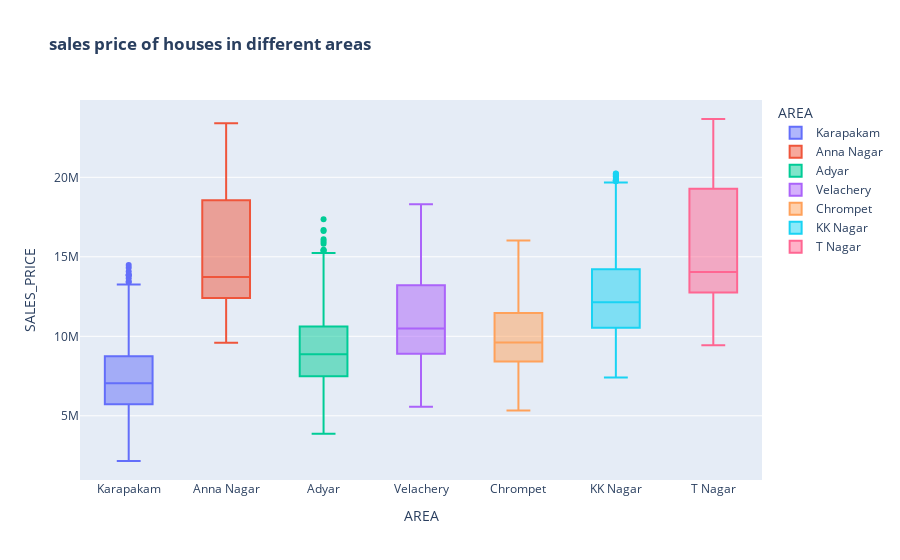

Notebook code cell kept with this figure:
### Markdown cell above
### how the sales prices of houses varies with different areas in channai

### Code cell
px.box(df,x='AREA',y='SALES_PRICE',color='AREA',title='<b> sales price of houses in different areas</b>')

### Figure 1 — Plotly figure (JSON) as saved in the notebook; plotly's stock layout.template omitted (floating-point values rounded to 4 significant figures; data arrays with more than 128 entries replaced by an {"elided": "..."} marker saying what was removed)
{"data": [{"alignmentgroup": "True", "hovertemplate": "AREA=%{x}<br>SALES_PRICE=%{y}<extra></extra>", "legendgroup": "Karapakam", "marker": {"color": "#636efa"}, "name": "Karapakam", "notched": false, "offsetgroup": "Karapakam", "orientation": "v", "showlegend": true, "type": "box", "x": {"elided": "1366 str values"}, "x0": " ", "xaxis": "x", "y": {"elided": "1366 int values"}, "y0": " ", "yaxis": "y"}, {"alignmentgroup": "True", "hovertemplate": "AREA=%{x}<br>SALES_PRICE=%{y}<extra></extra>", "legendgroup": "Anna Nagar", "marker": {"color": "#EF553B"}, "name": "Anna Nagar", "notched": false, "offsetgroup": "Anna Nagar", "orientation": "v", "showlegend": true, "type": "box", "x": {"elided": "788 str values"}, "x0": " ", "xaxis": "x", "y": {"elided": "788 int values"}, "y0": " ", "yaxis": "y"}, {"alignmentgroup": "True", "hovertemplate": "AREA=%{x}<br>SALES_PRICE=%{y}<extra></extra>", "legendgroup": "Adyar", "marker": {"color": "#00cc96"}, "name": "Adyar", "notched": false, "offsetgroup": "Adyar", "orientation": "v", "showlegend": true, "type": "box", "x": {"elided": "774 str values"}, "x0": " ", "xaxis": "x", "y": {"elided": "774 int values"}, "y0": " ", "yaxis": "y"}, {"alignmentgroup": "True", "hovertemplate": "AREA=%{x}<br>SALES_PRICE=%{y}<extra></extra>", "legendgroup": "Velachery", "marker": {"color": "#ab63fa"}, "name": "Velachery", "notched": false, "offsetgroup": "Velachery", "orientation": "v", "showlegend": true, "type": "box", "x": {"elided": "981 str values"}, "x0": " ", "xaxis": "x", "y": {"elided": "981 int values"}, "y0": " ", "yaxis": "y"}, {"alignmentgroup": "True", "hovertemplate": "AREA=%{x}<br>SALES_PRICE=%{y}<extra></extra>", "legendgroup": "Chrompet", "marker": {"color": "#FFA15A"}, "name": "Chrompet", "notched": false, "offsetgroup": "Chrompet", "orientation": "v", "showlegend": true, "type": "box", "x": {"elided": "1702 str values"}, "x0": " ", "xaxis": "x", "y": {"elided": "1702 int values"}, "y0": " ", "yaxis": "y"}, {"alignmentgroup": "True", "hovertemplate": "AREA=%{x}<br>SALES_PRICE=%{y}<extra></extra>", "legendgroup": "KK Nagar", "marker": {"color": "#19d3f3"}, "name": "KK Nagar", "notched": false, "offsetgroup": "KK Nagar", "orientation": "v", "showlegend": true, "type": "box", "x": {"elided": "997 str values"}, "x0": " ", "xaxis": "x", "y": {"elided": "997 int values"}, "y0": " ", "yaxis": "y"}, {"alignmentgroup": "True", "hovertemplate": "AREA=%{x}<br>SALES_PRICE=%{y}<extra></extra>", "legendgroup": "T Nagar", "marker": {"color": "#FF6692"}, "name": "T Nagar", "notched": false, "offsetgroup": "T Nagar", "orientation": "v", "showlegend": true, "type": "box", "x": {"elided": "501 str values"}, "x0": " ", "xaxis": "x", "y": {"elided": "501 int values"}, "y0": " ", "yaxis": "y"}], "layout": {"boxmode": "overlay", "legend": {"title": {"text": "AREA"}, "tracegroupgap": 0}, "title": {"text": "<b> sales price of houses in different areas</b>"}, "xaxis": {"anchor": "y", "categoryarray": ["Karapakam", "Anna Nagar", "Adyar", "Velachery", "Chrompet", "KK Nagar", "T Nagar"], "categoryorder": "array", "domain": [0, 1], "title": {"text": "AREA"}}, "yaxis": {"anchor": "x", "domain": [0, 1], "title": {"text": "SALES_PRICE"}}}}
